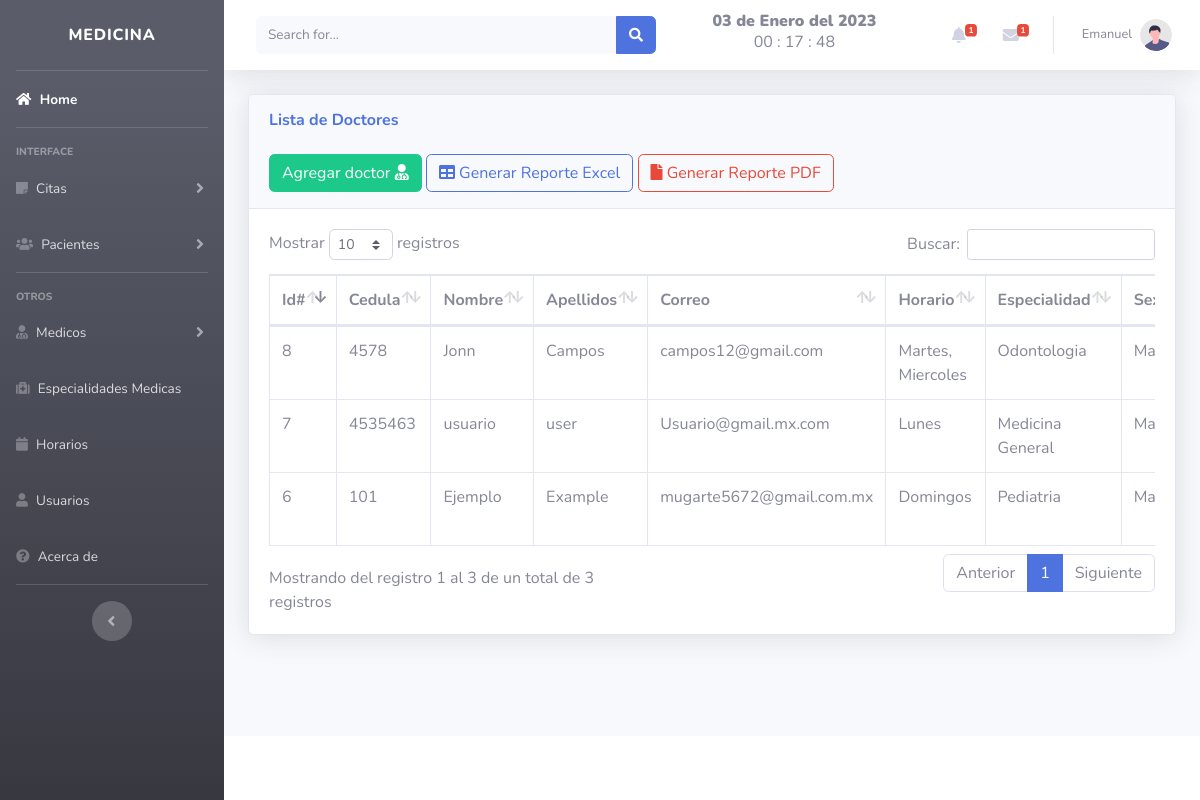
The app's page /views/medicos.php (signed in), older data.
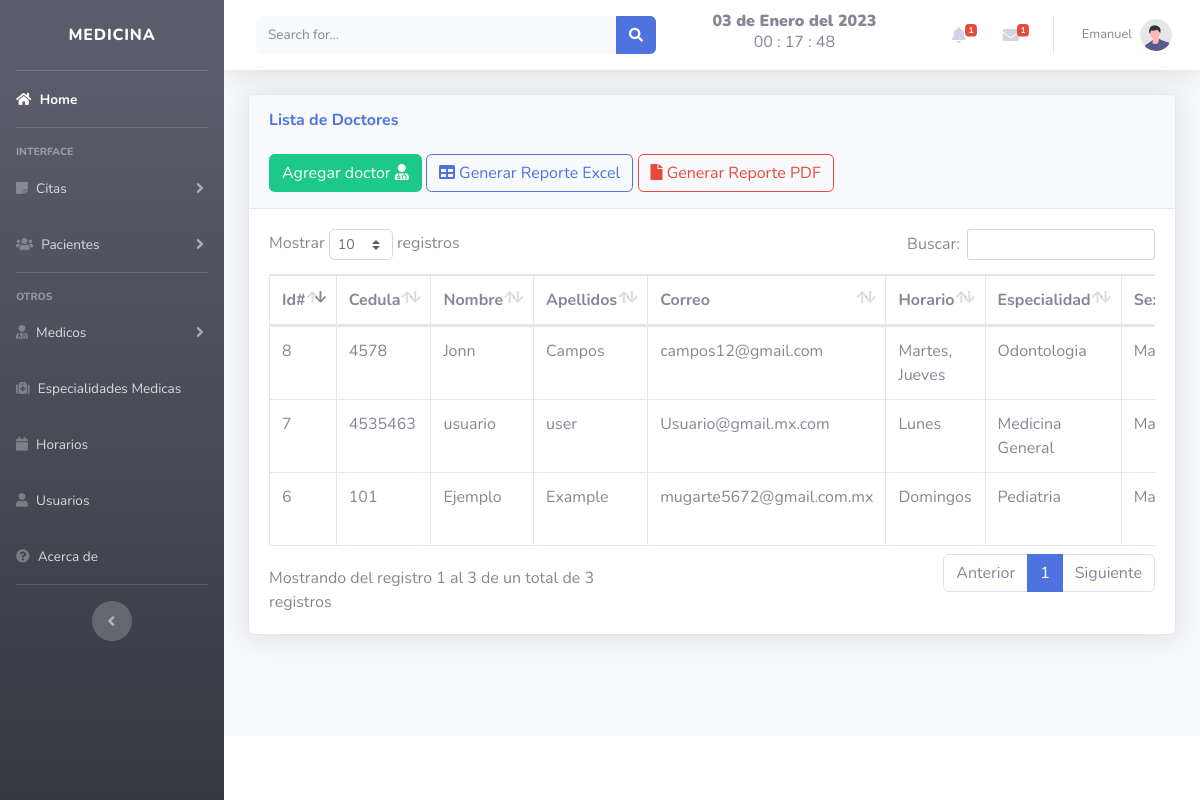
The same page, newer data.
### tables this page shows
CREATE TABLE `doctor` (
  `id` int(11) NOT NULL,
  `cedula` int(50) NOT NULL,
  `name` varchar(50) NOT NULL,
  `apellidos` varchar(150) NOT NULL,
  `correo` varchar(50) NOT NULL DEFAULT 'current_timestamp()',
  `id_horario` int(11) NOT NULL,
  `id_especialidad` int(11) NOT NULL,
  `sexo` varchar(50) NOT NULL,
  `telefono` varchar(50) NOT NULL,
  `direccion` varchar(150) NOT NULL,
  `fecha` date NOT NULL,
  `fecha_registro` timestamp NOT NULL DEFAULT current_timestamp(),
  `id_rol` int(11) NOT NULL
);

CREATE TABLE `horario` (
  `id` int(11) NOT NULL,
  `dias` varchar(250) NOT NULL,
  `id_doctor` int(11) NOT NULL,
  `fecha` timestamp NOT NULL DEFAULT current_timestamp()
);

CREATE TABLE `especialidades` (
  `id` int(11) NOT NULL,
  `especialidad` varchar(100) NOT NULL,
  `fecha` timestamp NOT NULL DEFAULT current_timestamp()
);

### views/medicos.php (the view, shortened to what this page needs)
<?php
$typeUser = $_SESSION['rol'];
if($typeUser === '2' || $typeUser ==='1'){
    ?>
<!DOCTYPE html>
<html lang="en">
<head>
</head>
<?php include "../includes/header.php";?>
<body id="page-top">
                <div class="container-fluid">
                    <div class="card shadow mb-4">
                        <div class="card-header py-3">
                            <h6 class="m-0 font-weight-bold text-primary">Lista de Doctores</h6>
                            <br>
                            <button type="button" class="btn btn-success" data-toggle="modal" data-target="#doctor">
				            <span class="glyphicon glyphicon-plus"></span> Agregar doctor <i class="fa fa-user-md" aria-hidden="true"></i></a></button>
                            <a href="../includes/r_doctor.php" class="btn btn-outline-primary">
                                <i class="fa fa-table" aria-hidden="true"></i> Generar Reporte Excel</a>
                            <a href="../includes/reporte_medic.php" class="btn btn-outline-danger">
                            <i class="fa fa-file" aria-hidden="true"></i>  Generar Reporte PDF</a>
                        </div>
                        <div class="card-body">
                            <div class="table-responsive">
                                <table class="table table-bordered" id="dataTable" width="100%" cellspacing="0">
                                    <thead>
                                        <tr>
                                            <th>Id#</th>
                                            <th>Cedula</th>
                                            <th>Nombre</th>
                                            <th>Apellidos</th>
                                            <th>Correo</th>
                                            <th>Horario</th>
                                            <th>Especialidad</th>
                                            <th>Sexo</th>
                                        </tr>
                                    </thead>
				<?php
include "../includes/db.php";
$result=mysqli_query($conexion,"SELECT d.id, d.cedula, d.name, d.apellidos,d.correo, d.sexo, d.telefono,
d.direccion, d.fecha, d.fecha_registro, esp.especialidad, h.dias FROM doctor d LEFT JOIN especialidades esp
ON d.id_especialidad = esp.id LEFT JOIN horario h ON d.id_horario = h.id");
while ($fila = mysqli_fetch_assoc($result)):
?>
<tr>
<td><?php echo $fila['id']; ?></td>
<td><?php echo $fila['cedula']; ?></td>
<td><?php echo $fila['name']; ?></td>
<td><?php echo $fila['apellidos']; ?></td>
<td><?php echo $fila['correo']; ?></td>
<td><?php echo $fila['dias']; ?></td>
<td><?php echo $fila['especialidad']; ?></td>
<td><?php echo $fila['sexo']; ?></td>
</tr>
<?php endwhile;?>
                                </table>
                            </div>
                        </div>
                    </div>
                </div>
            <?php include "../includes/footer.php";?>
            <?php include "../includes/form_doctor.php";?>
</body>
</html>
<?php }
else {
?>
<div id="notAllow" ></div>
<script src="https://code.jquery.com/jquery-3.6.3.min.js"></script>
<script  src="../js/not-allowed.js"></script>
<script src="https://unpkg.com/sweetalert/dist/sweetalert.min.js"></script><?php
}?>

Row changes from the older to the newer data that the page shows:
changed doctor "Jonn": id_horario.dias "Martes, Miercoles" → "Martes, Jueves"
